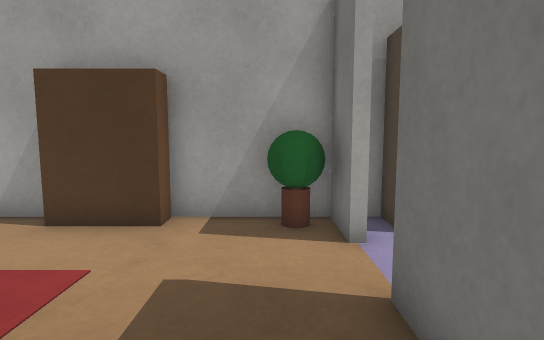
[1] (above)

16 first-person views from a walk through a world built for the Gazebo simulator. The camera is 0.93 m above the floor, tilts 6° down and sees 80° across. The floor is counted in squares, 0.5 m on a side. Each view is taken from the middle of a square. On the plan, view 1 faces up. The plan holds only what a view shows up to about 17 squares ahead; the rest is blank.

[2]
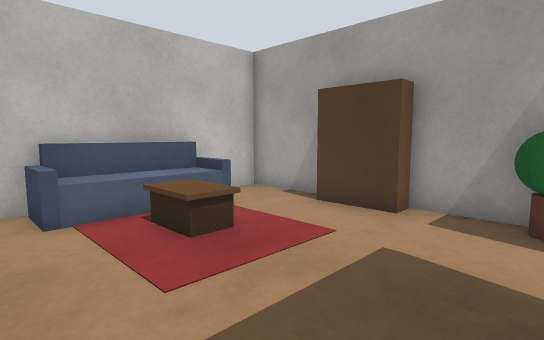

[3]
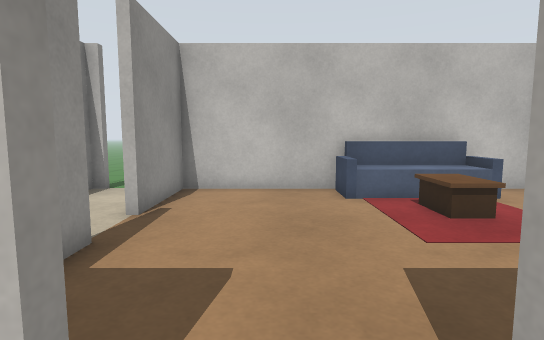

[4]
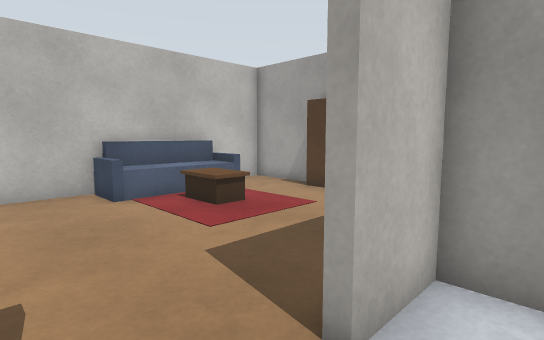

[5]
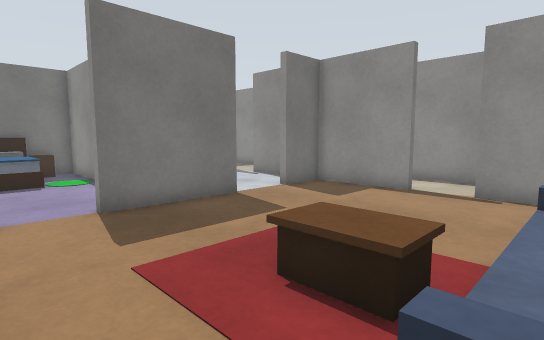

[6]
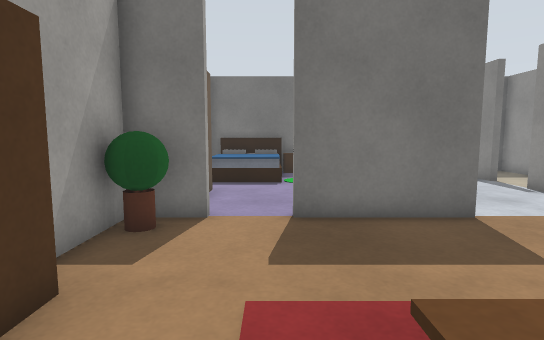

[7]
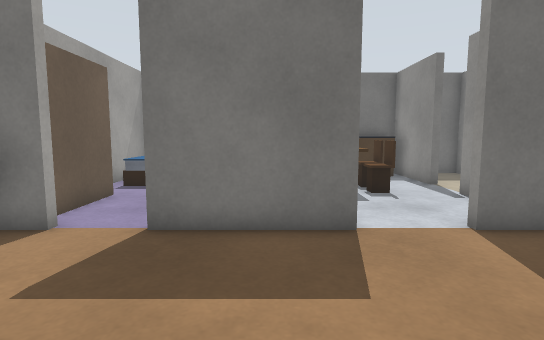

[8]
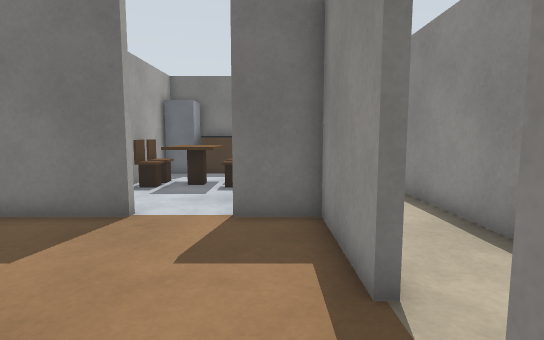

[9]
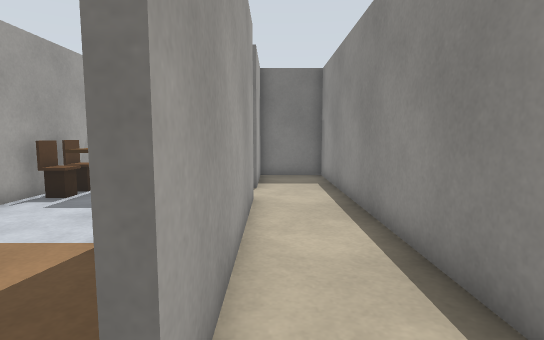

[10]
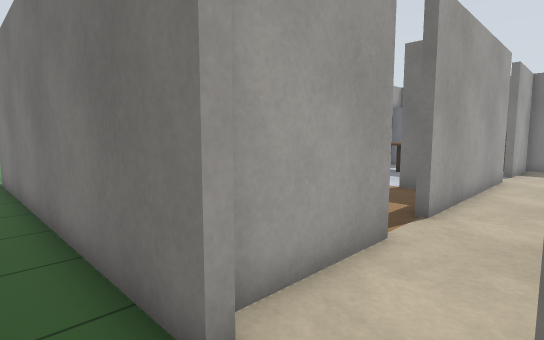

[11]
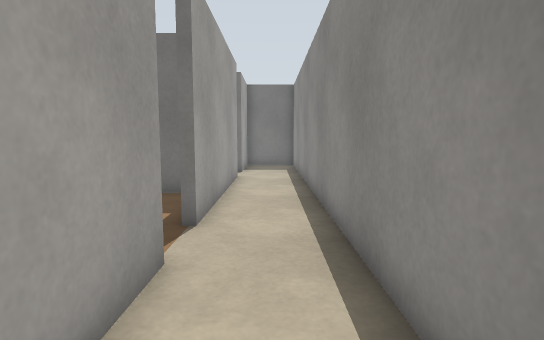

[12]
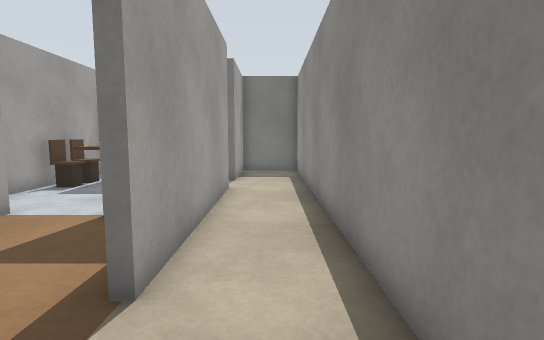

[13]
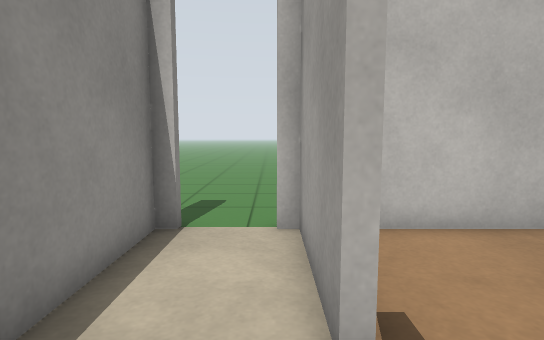

[14]
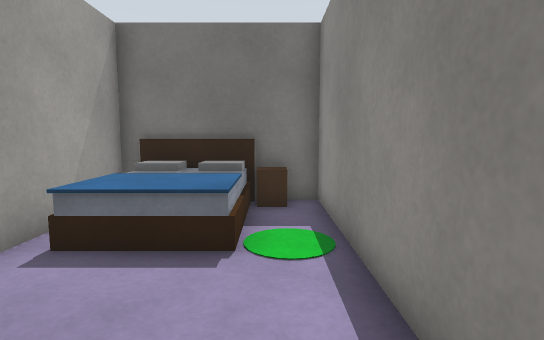

[15]
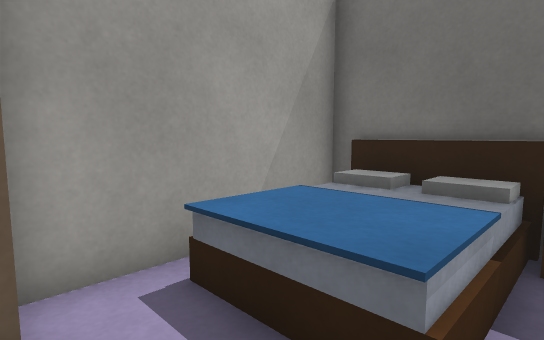

[16]
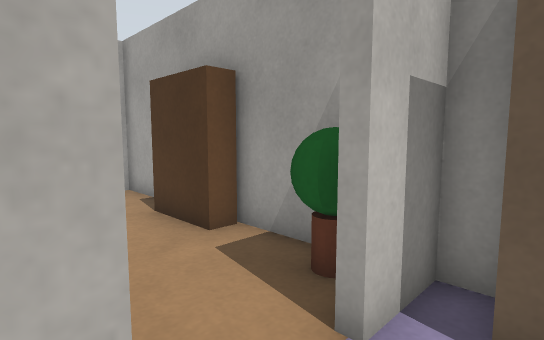

### Floor plan
Key: @ floor where view 1 was taken; # wall or solid block; . floor; = window, fence, low wall or low ledge; B brown box; G green ball; L blue box; W white box; R grey box; O other object.
Columns run from 10 left of view 1 to 11 right of it. Each row starts with its distance up from view 1.
  8  #####  ##  #   #####
  7  #....BB..GG.B B...  #
  6  ##.......GG.BBB.===WW
  5  .#=.............===W#
  4  .#L.............===BB
  3  .#LBBB....#.........B
  2  .#LBBB....###########
  1  .#L.......#....BB  RR
  0  ##=......@#....BO..RR
 -1  #.............=## .OO
 -2 .#.............###=.OO
 -3 .#..............BB  OO
 -4 .#.........#........OO
 -5  #####..########..####
 -6 .....................#
 -7 .....................#
 -8 ..####################

Where each view was taken, in squares from view 1:
view 1: 0 up, 0 right, facing up
view 2: 1 down, 1 right, facing up-left
view 3: 2 down, 3 right, facing left
view 4: 3 down, 3 right, facing up-left
view 5: 6 up, 7 left, facing down-right
view 6: 4 up, 6 left, facing right
view 7: 1 up, 5 left, facing right
view 8: 4 down, 6 left, facing right
view 9: 6 down, 4 left, facing right
view 10: 8 down, 10 left, facing up-right
view 11: 7 down, 9 left, facing right
view 12: 7 down, 6 left, facing right
view 13: 6 down, 2 left, facing left
view 14: 3 up, 2 right, facing right
view 15: 3 up, 5 right, facing up-right
view 16: 3 up, 3 right, facing up-left
